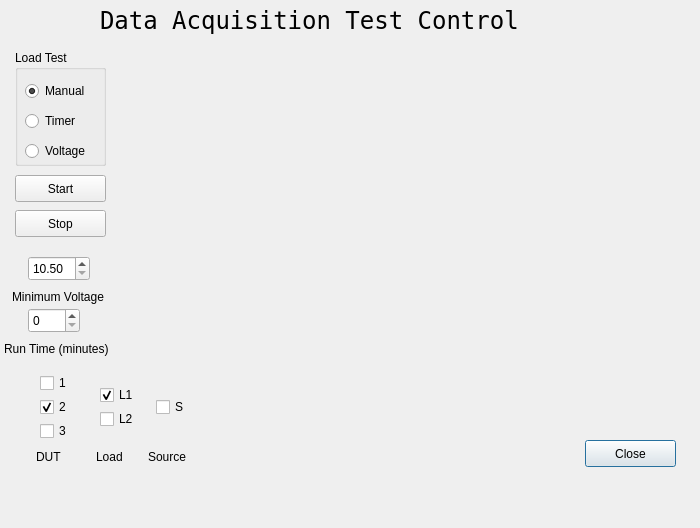
<?xml version="1.0" encoding="UTF-8"?>
<ui version="4.0">
 <class>DataAcquisitionTestDialog</class>
 <widget class="QDialog" name="DataAcquisitionTestDialog">
  <property name="geometry">
   <rect>
    <x>0</x>
    <y>0</y>
    <width>700</width>
    <height>528</height>
   </rect>
  </property>
  <property name="windowTitle">
   <string>Data Acquisition Test Control</string>
  </property>
  <widget class="QPushButton" name="closeButton">
   <property name="geometry">
    <rect>
     <x>585</x>
     <y>440</y>
     <width>91</width>
     <height>27</height>
    </rect>
   </property>
   <property name="text">
    <string>Close</string>
   </property>
  </widget>
  <widget class="QGroupBox" name="groupBox">
   <property name="geometry">
    <rect>
     <x>15</x>
     <y>50</y>
     <width>91</width>
     <height>116</height>
    </rect>
   </property>
   <property name="title">
    <string>Load Test</string>
   </property>
   <widget class="QRadioButton" name="manualButton">
    <property name="geometry">
     <rect>
      <x>10</x>
      <y>30</y>
      <width>76</width>
      <height>22</height>
     </rect>
    </property>
    <property name="toolTip">
     <string>Stop the experiment manually.</string>
    </property>
    <property name="text">
     <string>Manual</string>
    </property>
    <property name="checked">
     <bool>true</bool>
    </property>
   </widget>
   <widget class="QRadioButton" name="timerButton">
    <property name="geometry">
     <rect>
      <x>10</x>
      <y>60</y>
      <width>66</width>
      <height>22</height>
     </rect>
    </property>
    <property name="toolTip">
     <string>Stop the experiment after the preset time in minutes.</string>
    </property>
    <property name="text">
     <string>Timer</string>
    </property>
   </widget>
   <widget class="QRadioButton" name="voltageButton">
    <property name="geometry">
     <rect>
      <x>10</x>
      <y>90</y>
      <width>81</width>
      <height>22</height>
     </rect>
    </property>
    <property name="toolTip">
     <string>Stop the experiment when voltage drops to preset value.</string>
    </property>
    <property name="text">
     <string>Voltage</string>
    </property>
   </widget>
  </widget>
  <widget class="QPushButton" name="startButton">
   <property name="geometry">
    <rect>
     <x>15</x>
     <y>175</y>
     <width>91</width>
     <height>27</height>
    </rect>
   </property>
   <property name="toolTip">
    <string>Set the switches to connect loads and sources to the DUT.</string>
   </property>
   <property name="text">
    <string>Start</string>
   </property>
  </widget>
  <widget class="QPushButton" name="stopButton">
   <property name="geometry">
    <rect>
     <x>15</x>
     <y>210</y>
     <width>91</width>
     <height>27</height>
    </rect>
   </property>
   <property name="toolTip">
    <string>Stop the experiment manually at any time.</string>
   </property>
   <property name="text">
    <string>Stop</string>
   </property>
  </widget>
  <widget class="QLabel" name="title">
   <property name="geometry">
    <rect>
     <x>100</x>
     <y>5</y>
     <width>421</width>
     <height>31</height>
    </rect>
   </property>
   <property name="font">
    <font>
     <family>Andale Mono</family>
     <pointsize>18</pointsize>
    </font>
   </property>
   <property name="text">
    <string>Data Acquisition Test Control</string>
   </property>
  </widget>
  <widget class="QLabel" name="durationLabel">
   <property name="geometry">
    <rect>
     <x>4</x>
     <y>340</y>
     <width>131</width>
     <height>17</height>
    </rect>
   </property>
   <property name="text">
    <string>Run Time (minutes)</string>
   </property>
  </widget>
  <widget class="QLabel" name="voltageLabel">
   <property name="geometry">
    <rect>
     <x>12</x>
     <y>288</y>
     <width>121</width>
     <height>17</height>
    </rect>
   </property>
   <property name="text">
    <string>Minimum Voltage</string>
   </property>
  </widget>
  <widget class="QCheckBox" name="deviceCheckBox_1">
   <property name="geometry">
    <rect>
     <x>40</x>
     <y>372</y>
     <width>41</width>
     <height>22</height>
    </rect>
   </property>
   <property name="text">
    <string>1</string>
   </property>
   <property name="checked">
    <bool>false</bool>
   </property>
  </widget>
  <widget class="QCheckBox" name="deviceCheckBox_2">
   <property name="geometry">
    <rect>
     <x>40</x>
     <y>396</y>
     <width>41</width>
     <height>22</height>
    </rect>
   </property>
   <property name="text">
    <string>2</string>
   </property>
   <property name="checked">
    <bool>true</bool>
   </property>
  </widget>
  <widget class="QCheckBox" name="deviceCheckBox_3">
   <property name="geometry">
    <rect>
     <x>40</x>
     <y>420</y>
     <width>33</width>
     <height>22</height>
    </rect>
   </property>
   <property name="text">
    <string>3</string>
   </property>
  </widget>
  <widget class="QCheckBox" name="loadCheckBox_1">
   <property name="geometry">
    <rect>
     <x>100</x>
     <y>384</y>
     <width>41</width>
     <height>22</height>
    </rect>
   </property>
   <property name="text">
    <string>L1</string>
   </property>
   <property name="checked">
    <bool>true</bool>
   </property>
  </widget>
  <widget class="QCheckBox" name="loadCheckBox_2">
   <property name="geometry">
    <rect>
     <x>100</x>
     <y>408</y>
     <width>41</width>
     <height>22</height>
    </rect>
   </property>
   <property name="text">
    <string>L2</string>
   </property>
  </widget>
  <widget class="QCheckBox" name="sourceCheckBox">
   <property name="geometry">
    <rect>
     <x>156</x>
     <y>396</y>
     <width>37</width>
     <height>22</height>
    </rect>
   </property>
   <property name="text">
    <string>S</string>
   </property>
  </widget>
  <widget class="QLabel" name="deviceLabel">
   <property name="geometry">
    <rect>
     <x>36</x>
     <y>448</y>
     <width>37</width>
     <height>17</height>
    </rect>
   </property>
   <property name="text">
    <string>DUT</string>
   </property>
  </widget>
  <widget class="QLabel" name="sourceLabel">
   <property name="geometry">
    <rect>
     <x>148</x>
     <y>448</y>
     <width>49</width>
     <height>17</height>
    </rect>
   </property>
   <property name="text">
    <string>Source</string>
   </property>
  </widget>
  <widget class="QLabel" name="loadLabel">
   <property name="geometry">
    <rect>
     <x>96</x>
     <y>448</y>
     <width>37</width>
     <height>17</height>
    </rect>
   </property>
   <property name="text">
    <string>Load</string>
   </property>
  </widget>
  <widget class="QDoubleSpinBox" name="voltageSpinBox">
   <property name="geometry">
    <rect>
     <x>28</x>
     <y>256</y>
     <width>62</width>
     <height>25</height>
    </rect>
   </property>
   <property name="minimum">
    <double>10.500000000000000</double>
   </property>
   <property name="maximum">
    <double>16.000000000000000</double>
   </property>
   <property name="singleStep">
    <double>0.100000000000000</double>
   </property>
  </widget>
  <widget class="QSpinBox" name="durationSpinBox">
   <property name="geometry">
    <rect>
     <x>28</x>
     <y>308</y>
     <width>52</width>
     <height>25</height>
    </rect>
   </property>
  </widget>
 </widget>
 <resources/>
 <connections/>
</ui>
